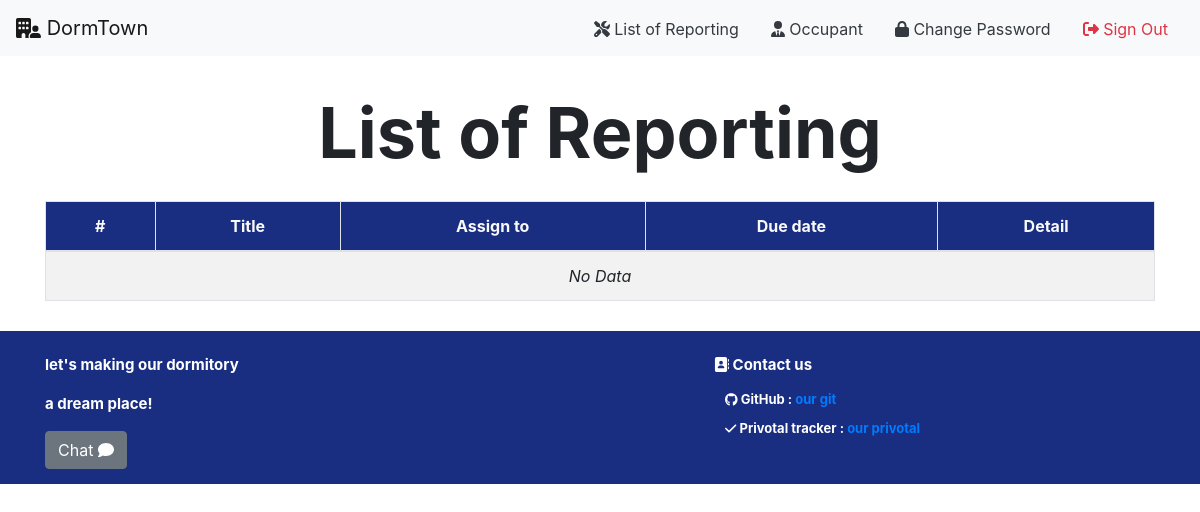
Page /occupant/report/all (signed in) on the earlier database version.
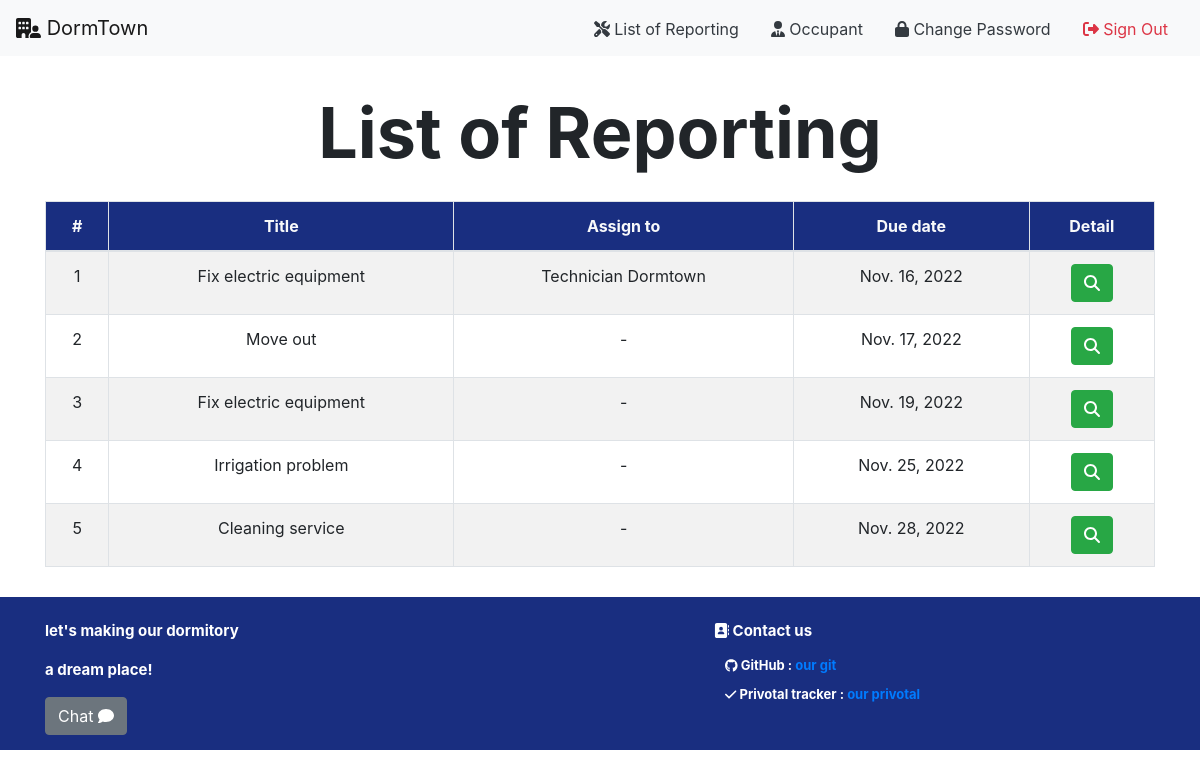
Same page on the later database version.
### occupant/models.py (models this page shows, shortened)
class Report(models.Model):
    from_user_id = models.ForeignKey(
        User, on_delete=models.CASCADE, related_name="from_user_id")
    problem_type_id = models.ForeignKey(
        ProblemType, on_delete=models.CASCADE, related_name="problem_type_id")
    due_date = models.DateField()
    note = models.CharField(max_length=150)
    status_id = models.ForeignKey(
        StatusType, on_delete=models.CASCADE, related_name="status_id")
    assign_to_id = models.ForeignKey(
        User, on_delete=models.CASCADE, related_name="assign_to_id", null=True)
    role_id = models.ForeignKey(
        Role, on_delete=models.CASCADE, related_name="reported_role_id", null=True)

class ProblemType(models.Model):
    problem_name = models.CharField(max_length=30)
    def __str__(self):
        return f'{ self.problem_name }'

### occupant/views.py (the view)
# urls.py: path('report/all', views.list_report, name='list_report'),
def list_report(request):
    if not request.user.is_authenticated:
        return render(request, 'users/login.html', status=403)
    try:
        user = User.objects.get(pk=request.user.id)
        user_info = get_object_or_404(UserInfo, user_id=user)
        reports = Report.objects.filter(from_user_id=user).order_by('due_date')
    except:
        return render(request, 'rooms/500.html', status=500)
    return render(request, 'occupant/list_report.html', {
        'header': 'List of Report',
        'user_info': user_info,
        'reports': reports
    })

### occupant/templates/occupant/list_report.html
{% extends 'occupant/layout.html' %}
{% block body %}
<div class="text-center mt-4">
    <p class="header">List of Reporting</p>
</div>
<div class="container">
    <table class="table table-bordered text-center table-striped">
        <thead class="text-light" style="background-color: #192e80;">
            <tr>
                <th>#</th>
                <th>Title</th>
                <th>Assign to</th>
                <th>Due date</th>
                <th>Detail</th>
            </tr>
        </thead>
        <tbodt>
            {% for report in reports %}
            <tr>
                <td>{{ forloop.counter }}</td>
                <td>{{ report.problem_type_id }}</td>
                {% if report.assign_to_id %}
                    <td>{{ report.assign_to_id.first_name }} {{ report.assign_to_id.last_name }}</td>
                {% else %}
                    <td>-</td>
                {% endif %}
                <td>{{ report.due_date }}</td>
                <td>
                    <a class="btn btn-success text-white" href="{% url 'occupant:get_report' report.id %}">
                        <i class="fa-solid fa-magnifying-glass"></i>
                    </a>
                </td>
            </tr>
            {% empty %}
            <tr>
                <td colspan="5"><i>No Data</i></td>
            </tr>
            {% endfor %}
        </tbodt>
    </table>
</div>
{% endblock %}

Differences in the rows shown:
added Report: problem_type_id "Fix electric equipment", assign_to_id.first_name "Technician", assign_to_id.last_name "Dormtown", due_date "Nov. 16, 2022"
added Report: problem_type_id "Move out", due_date "Nov. 17, 2022"
added Report: problem_type_id "Fix electric equipment", due_date "Nov. 19, 2022"
added Report: problem_type_id "Irrigation problem", due_date "Nov. 25, 2022"
added Report: problem_type_id "Cleaning service", due_date "Nov. 28, 2022"
Other differences:
text no longer shown: "No Data"
